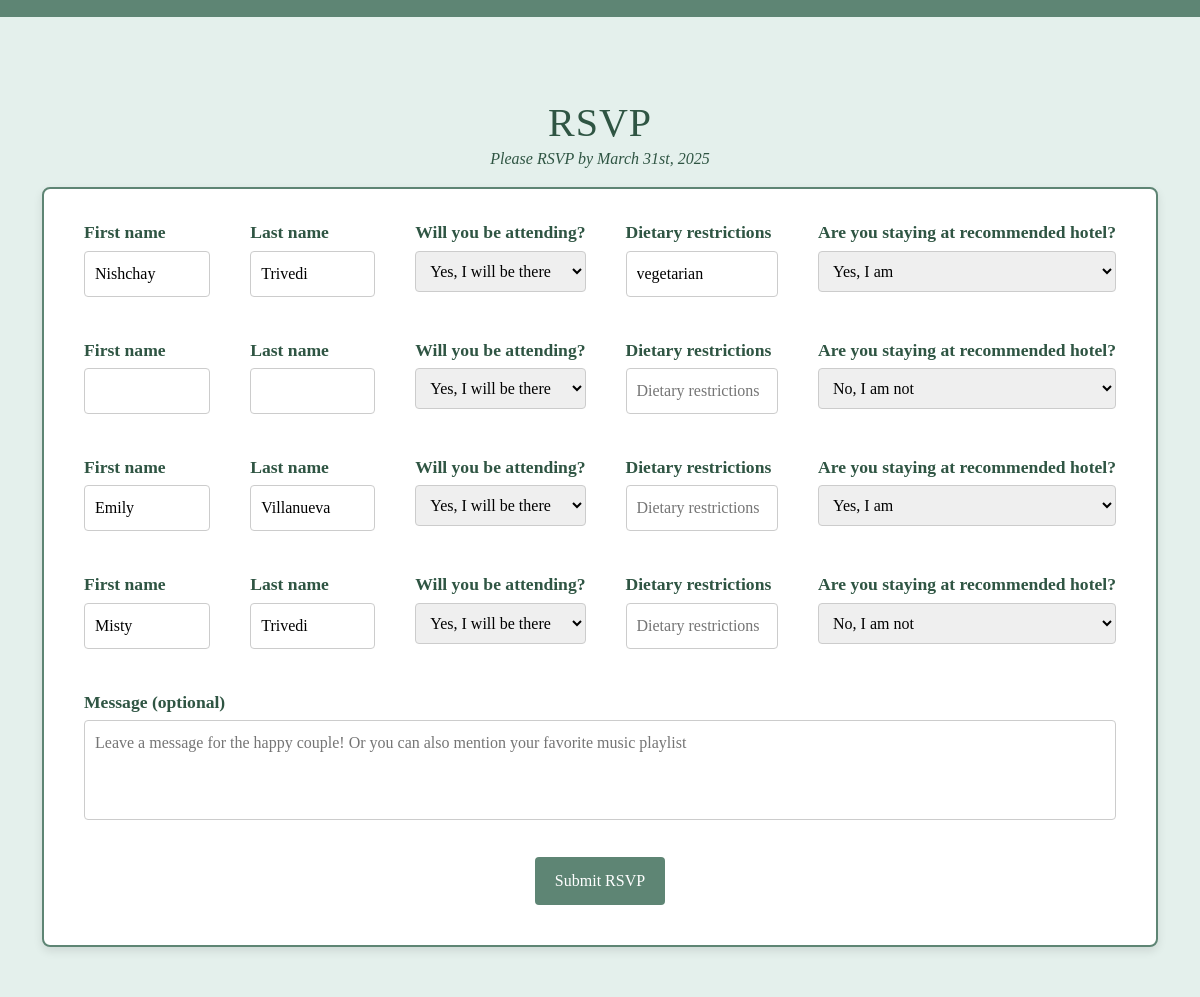
The app's page / (signed in, lower part), older data.
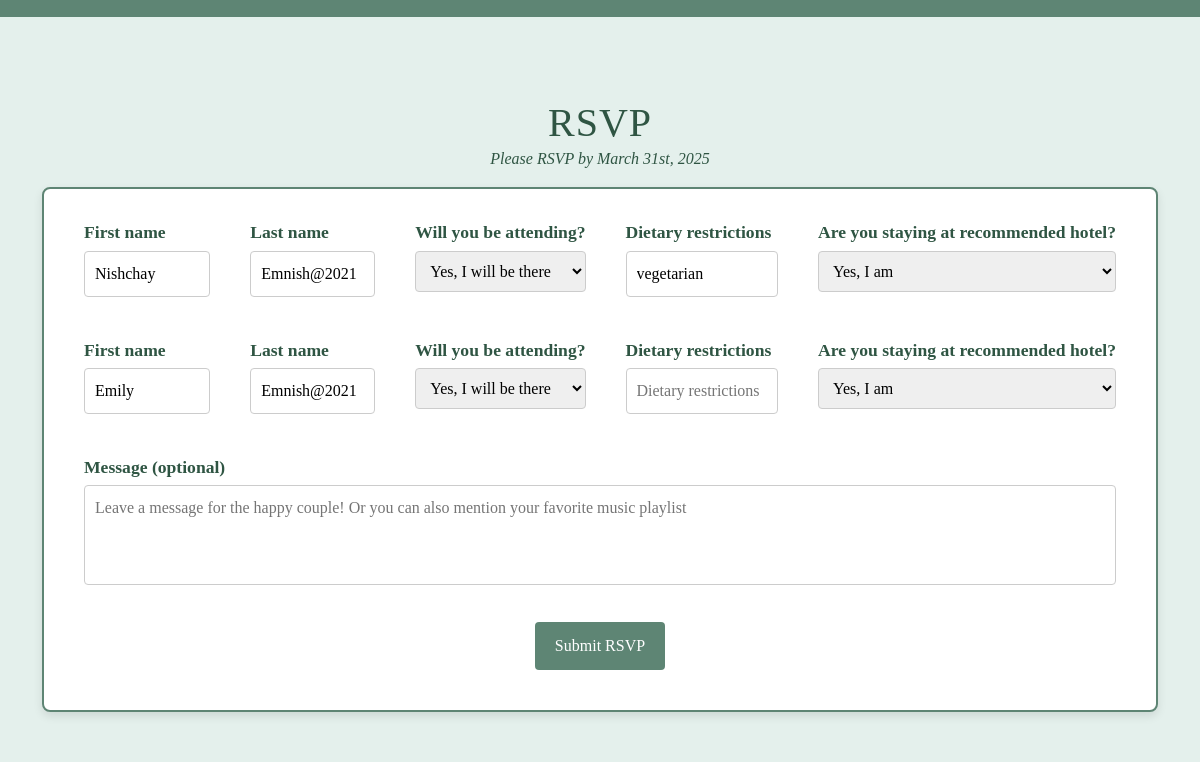
The same page, newer data.
### p1/models.py (models this page shows, shortened)
class WeddingGuest(models.Model):
    family = models.ForeignKey(Family, on_delete=models.CASCADE, related_name='guests')
    first_name = models.CharField(max_length=100)
    last_name = models.CharField(max_length=100)
    rsvp_status = models.BooleanField(default=False)  # True means attending, False means not attending
    dietary_restrictions = models.TextField(blank=True, null=True)  # Optional, can be left blank
    email = models.EmailField(unique=True, blank=True, null=True)  # Email address, must be unique
    created_at = models.DateTimeField(auto_now_add=True)  # When the record was created
    updated_at = models.DateTimeField(auto_now=True)  # When the record was last updated
    last_login = models.DateTimeField(default=timezone.now)
    message = models.CharField(max_length=250,  blank=True, null=True)
    is_rsvped = models.BooleanField(default=False) # True means they have already made their decisions
    staying_at_hotel = models.BooleanField(default=False) # True means staying at hotel
    @property
    def is_authenticated(self):
        return self.pk is not None

### p1/views.py (the view)
# urls.py: path("", views.index, name="home"),
@login_required
def index(request):
    guest_id = request.session.get('guest_id')  # Retrieve guest ID from session
    if guest_id:
        guest = WeddingGuest.objects.get(id=guest_id)
        family = guest.family
        family_guests = family.guests.all()
        context = {'guest': guest, 'family': family, 'guests': family_guests}
        return render(request, 'p1/index.html', context)
    else:
        return redirect('/login/')

### p1/templates/p1/index.html (shortened to what this page needs)
<!DOCTYPE html>
{% load static %}
<html>
<head>
	<link rel="stylesheet" href="{% static 'p1/bootstrap-5.0.0/css/bootstrap.min.css' %}">
	<link rel="stylesheet" href="{% static 'p1/css/style.css' %}">
	<link rel="stylesheet" href="{% static 'p1/fontawesome/css/fontawesome.min.css' %}">
	<link rel="stylesheet" href="{% static 'p1/fontawesome/css/all.min.css' %}">
	<link rel="stylesheet" href="{% static 'p1/css/owl.carousel.min.css' %}">
	<link rel="stylesheet" href="{% static 'p1/css/owl.theme.default.min.css' %}">
</head>
<body>
	<section class="faq" id="faqs">
	</section>
	<section id="rsvp" style="background-color: #e4f0ec; padding: 50px 0;">
		<div class="container">
		  <h2 class="section-title">RSVP</h2>
		  <p class="rsvp-by">Please RSVP by March 31st, 2025</p>
		  <form class="rsvp-form" method="POST">
			{% for g in guests %}
				<div class="guest-form" id="guest-{{ g.id }}">
				<div class="form-group">
					<label for="first-name-{{ g.id }}">First name</label>
					<input type="text" id="first-name-{{ g.id }}" pattern="^[^\s]+$" title="Spaces are not allowed in the first name" name="first-name-{{ g.id }}" placeholder="Enter your first name" required value="{{ g.first_name|default:'' }}">
				</div>
				<div class="form-group">
					<label for="last-name-{{ g.id }}">Last name</label>
					<input type="text" id="last-name-{{ g.id }}" pattern="^[^\s]+$" title="Spaces are not allowed in the first name" name="last-name-{{ g.id }}" placeholder="Enter your last name" required value="{{ g.last_name|default:'' }}">
				</div>
				<div class="form-group">
					<label for="attendance-{{ g.id }}">Will you be attending?</label>
					<select class="selectpicker" id="attendance-{{ g.id }}" name="attendance-{{ g.id }}" required>
					<option value="yes" {% if g.is_rsvped %}{% if g.rsvp_status %}selected{% endif %}{% endif %}>Yes, I will be there</option>
					</select>
				</div>
				<div class="form-group">
					<label for="meal-preference-{{ g.id }}">Dietary restrictions</label>
					<input type="text" id="meal-preference-{{ g.id }}" name="meal-preference-{{ g.id }}" placeholder="Dietary restrictions" value="{{ g.dietary_restrictions|default:'' }}">
				</div>
				<div class="form-group">
					<label for="hotel-{{ g.id }}">Are you staying at recommended hotel?</label>
					<select class="selectpicker" id="hotel-{{ g.id }}" name="hotel-{{ g.id }}" required>
					<option value="yes" {% if g.is_rsvped %}{% if g.staying_at_hotel %}selected{% endif %}{% endif %}>Yes, I am</option>
					<option value="no" {% if g.is_rsvped %}{% if not g.staying_at_hotel %}selected{% endif %}{% endif %}>No, I am not</option>
					</select>
				</div>
				</div>
			{% endfor %}
			<div class="form-group">
				<label for="message">Message (optional)</label>
				<textarea id="message" name="message" placeholder="Leave a message for the happy couple! Or you can also mention your favorite music playlist"></textarea>
			</div>
			<button type="submit" class="rsvp-btn">Submit RSVP</button>
		  </form>
		</div>
	</section>
</body>
</html>

### p1/static/p1/css/style.css (style rules this page uses)
body { margin: 0; font-family: 'Playfair Display', serif; background-color: #dfeeea; }
.section-title { text-align: center; font-size: 3.5rem; margin: 2rem 0; letter-spacing: 1px; }
.faq { background-color: #5e8574; padding: 30px; }
#rsvp { background-color: #e4f0ec; padding: 50px 20px; text-align: center; }
.section-title { font-family: 'Brush Script MT', cursive; font-size: 2.5em; color: #2f5543; margin-bottom: 0px; }
.rsvp-by { color: #2f5543; font-style: italic; }
.rsvp-form { margin: 0 auto; background-color: #ffffff; border: 2px solid #5e8574; border-radius: 8px; padding: 20px; box-shadow: 0 4px 10px rgba(0, 0, 0, 0.1); }
.form-group { margin-bottom: 20px; padding: 10px 20px; text-align: left; }
label { font-size: 1.1em; font-weight: bold; color: #2f5543; white-space: nowrap; }
input, select, textarea { width: 100%; padding: 10px; margin-top: 5px; font-size: 1em; border: 1px solid #ccc; border-radius: 4px; }
textarea { resize: none; height: 100px; }
.rsvp-btn { background-color: #5e8574; color: #ffffff; border: none; padding: 12px 20px; font-size: 1em; border-radius: 4px; cursor: pointer; transition: background-color 0.3s ease; }
.guest-form { display: flex; }

Row changes from the older to the newer data that the page shows:
removed WeddingGuest: rsvp_status+is_rsvped+id "Yes, I will be there", staying_at_hotel+is_rsvped+id "No, I am not"
removed WeddingGuest: first_name "Misty", last_name "Trivedi", is_rsvped+rsvp_status+id "Yes, I will be there", is_rsvped+staying_at_hotel+id "No, I am not"
changed WeddingGuest "Nishchay": last_name "Trivedi" → "Emnish@2021"
changed WeddingGuest "Emily": last_name "Villanueva" → "Emnish@2021"
